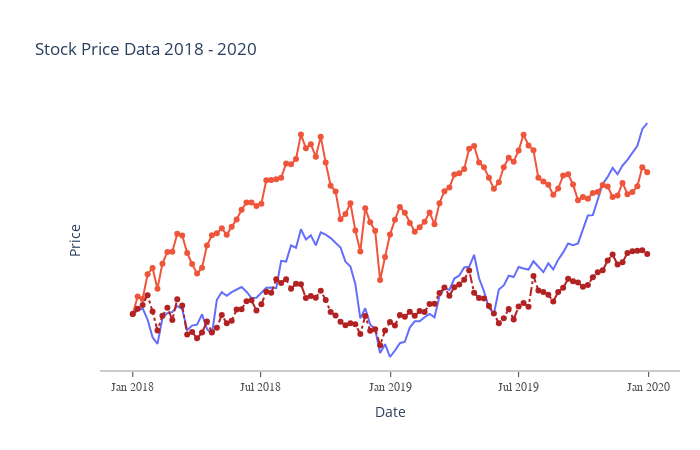

Notebook code cell kept with this figure:
### Code cell
fig = go.Figure()
fig.add_trace(
    go.Scatter(
        x=df_stocks.date,
        y=df_stocks.AAPL,
        mode="lines",
        name="Apple",
    )
)
fig.add_trace(
    go.Scatter(
        x=df_stocks.date,
        y=df_stocks.AMZN,
        mode="lines+markers",
        name="Amazon",
    )
)
fig.add_trace(
    go.Scatter(
        x=df_stocks.date,
        y=df_stocks.GOOG,
        mode="lines+markers",
        name="Google",
        line=dict(
            color="firebrick",
            width=2,
            dash="dashdot",
        )
    )
)

fig.update_layout(
    title="Stock Price Data 2018 - 2020",
    xaxis_title="Date",
    yaxis_title="Price",
    xaxis=dict(
        showline=True,
        showgrid=True,
        showticklabels=True,
        linecolor="rgb(204, 204, 204)",
        linewidth=2, 
        ticks="outside",
        tickfont=dict(
            family="Arial",
            size=12,
            color="rgb(82, 82, 82)"
        ),
    ),
    yaxis=dict(
        showgrid=False,
        zeroline=False,
        showline=False,
        showticklabels=False,
    ),
    autosize=False, 
    margin=dict(
        autoexpand=False,
        l=100,
        r=20,
        t=110,
    ),
    showlegend=False,
    plot_bgcolor="white",
)
